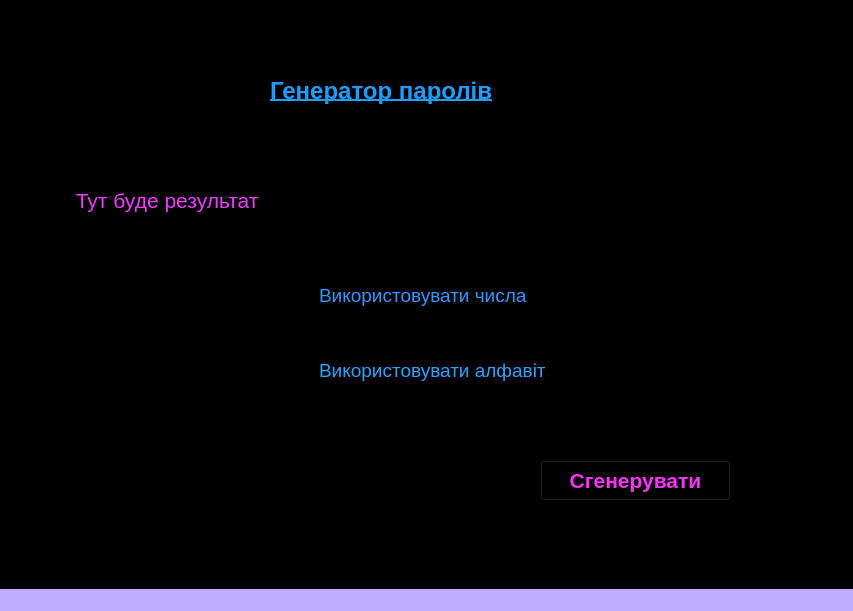
<?xml version="1.0" encoding="UTF-8"?>
<ui version="4.0">
 <class>Ui_MainWindow</class>
 <widget class="QMainWindow" name="MainWindow">
  <property name="geometry">
   <rect>
    <x>0</x>
    <y>0</y>
    <width>853</width>
    <height>611</height>
   </rect>
  </property>
  <property name="windowTitle">
   <string>MainWindow</string>
  </property>
  <property name="styleSheet">
   <string notr="true">background-color: rgb(0, 0, 0);</string>
  </property>
  <widget class="QWidget" name="centralwidget">
   <widget class="QPushButton" name="pushButton">
    <property name="geometry">
     <rect>
      <x>540</x>
      <y>460</y>
      <width>191</width>
      <height>41</height>
     </rect>
    </property>
    <property name="font">
     <font>
      <pointsize>16</pointsize>
      <weight>75</weight>
      <bold>true</bold>
     </font>
    </property>
    <property name="styleSheet">
     <string notr="true">
color: rgb(255, 51, 252);</string>
    </property>
    <property name="text">
     <string>Сгенерувати</string>
    </property>
   </widget>
   <widget class="QLabel" name="label">
    <property name="geometry">
     <rect>
      <x>270</x>
      <y>70</y>
      <width>311</width>
      <height>41</height>
     </rect>
    </property>
    <property name="font">
     <font>
      <pointsize>18</pointsize>
      <weight>75</weight>
      <bold>true</bold>
      <underline>true</underline>
     </font>
    </property>
    <property name="styleSheet">
     <string notr="true">color: rgb(140, 57, 255);
color: rgb(28, 157, 255);</string>
    </property>
    <property name="text">
     <string>Генератор паролів</string>
    </property>
   </widget>
   <widget class="QCheckBox" name="checkBox">
    <property name="geometry">
     <rect>
      <x>300</x>
      <y>350</y>
      <width>291</width>
      <height>41</height>
     </rect>
    </property>
    <property name="font">
     <font>
      <pointsize>14</pointsize>
     </font>
    </property>
    <property name="styleSheet">
     <string notr="true">color: rgb(42, 163, 255);</string>
    </property>
    <property name="text">
     <string>Використовувати алфавіт</string>
    </property>
   </widget>
   <widget class="QLabel" name="label_2">
    <property name="geometry">
     <rect>
      <x>70</x>
      <y>180</y>
      <width>271</width>
      <height>41</height>
     </rect>
    </property>
    <property name="font">
     <font>
      <pointsize>16</pointsize>
      <italic>false</italic>
      <underline>false</underline>
      <strikeout>false</strikeout>
     </font>
    </property>
    <property name="styleSheet">
     <string notr="true">color: rgb(242, 60, 255);</string>
    </property>
    <property name="text">
     <string> Тут буде результат</string>
    </property>
   </widget>
   <widget class="QCheckBox" name="checkBox_2">
    <property name="geometry">
     <rect>
      <x>300</x>
      <y>280</y>
      <width>291</width>
      <height>31</height>
     </rect>
    </property>
    <property name="font">
     <font>
      <pointsize>14</pointsize>
     </font>
    </property>
    <property name="styleSheet">
     <string notr="true">
color: rgb(52, 150, 255);</string>
    </property>
    <property name="text">
     <string>Використовувати числа</string>
    </property>
   </widget>
  </widget>
  <widget class="QMenuBar" name="menubar">
   <property name="geometry">
    <rect>
     <x>0</x>
     <y>0</y>
     <width>853</width>
     <height>26</height>
    </rect>
   </property>
  </widget>
  <widget class="QStatusBar" name="statusbar">
   <property name="styleSheet">
    <string notr="true">background-color: rgb(189, 172, 255);</string>
   </property>
  </widget>
 </widget>
 <resources/>
 <connections/>
</ui>
